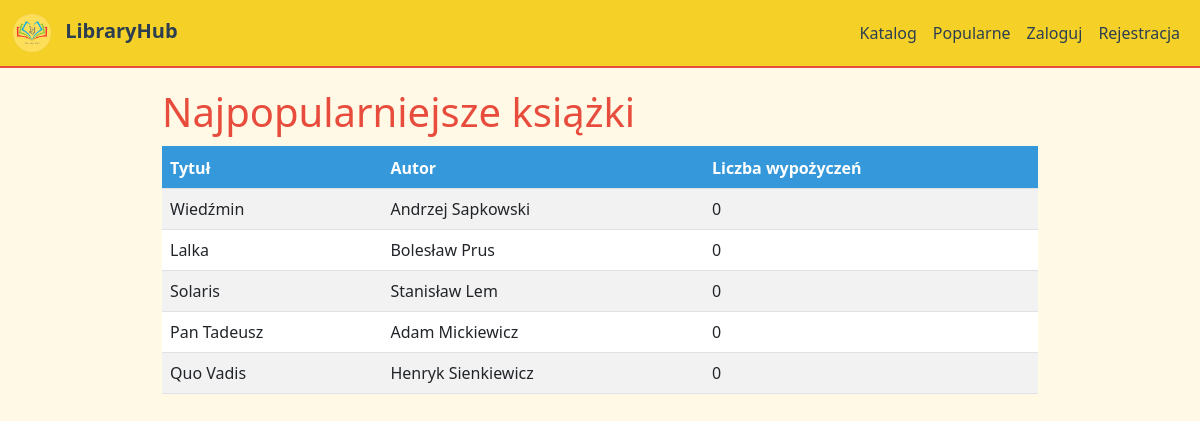
The app's page /popular with its own data.
### tables this page shows
CREATE TABLE books
                 (id INTEGER PRIMARY KEY, title TEXT, author TEXT, added_date TEXT,
                  available INTEGER, last_edited TEXT, isbn TEXT UNIQUE);

### app.py (the view)
@app.route('/popular')
def popular():
    try:
        conn = sqlite3.connect('database/library.db')
        c = conn.cursor()
        c.execute('''
            SELECT b.id, b.title, b.author, COUNT(br.id) as borrow_count
            FROM books b
            LEFT JOIN borrows br ON b.id = br.book_id
            GROUP BY b.id
            ORDER BY borrow_count DESC
            LIMIT 20
        ''')
        books = c.fetchall()
        conn.close()
        return render_template('popular.html', books=books)
    except Exception:
        return render_template('popular.html', books=[])

### templates/popular.html (shortened to what this page needs)
{% extends "base.html" %}
{% block content %}
<h1 class="card-title">Najpopularniejsze książki</h1>
<table class="table table-striped">
    <thead>
    <tr>
        <th>Tytuł</th>
        <th>Autor</th>
        <th>Liczba wypożyczeń</th>
    </tr>
    </thead>
    <tbody>
    {% for book in books %}
    <tr>
        <td>{{ book[1] }}</td>
        <td>{{ book[2] }}</td>
        <td>{{ book[3] }}</td>
    </tr>
    {% endfor %}
    </tbody>
</table>
{% endblock %}

### templates/base.html (style rules this page uses)
body { background-color: #FFF9E6; color: #2C3E50; }
.card-title { color: #E74C3C; border-bottom: 2px solid #3498DB; padding-bottom: 10px; }
.table thead th { background-color: #3498DB; color: white; }

### records on screen
books: title "Wiedźmin", author "Andrzej Sapkowski", book "0"
books: title "Lalka", author "Bolesław Prus", book "0"
books: title "Solaris", author "Stanisław Lem", book "0"
books: title "Pan Tadeusz", author "Adam Mickiewicz", book "0"
books: title "Quo Vadis", author "Henryk Sienkiewicz", book "0"
